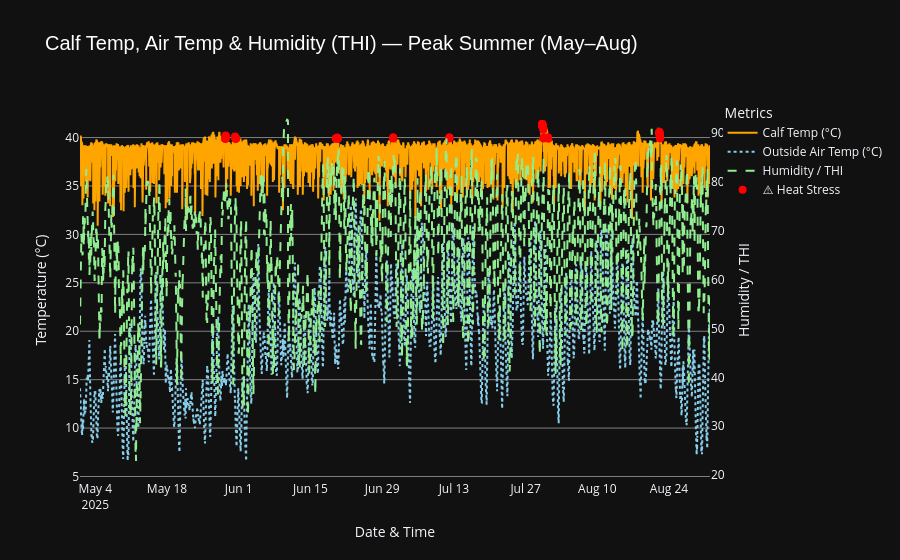
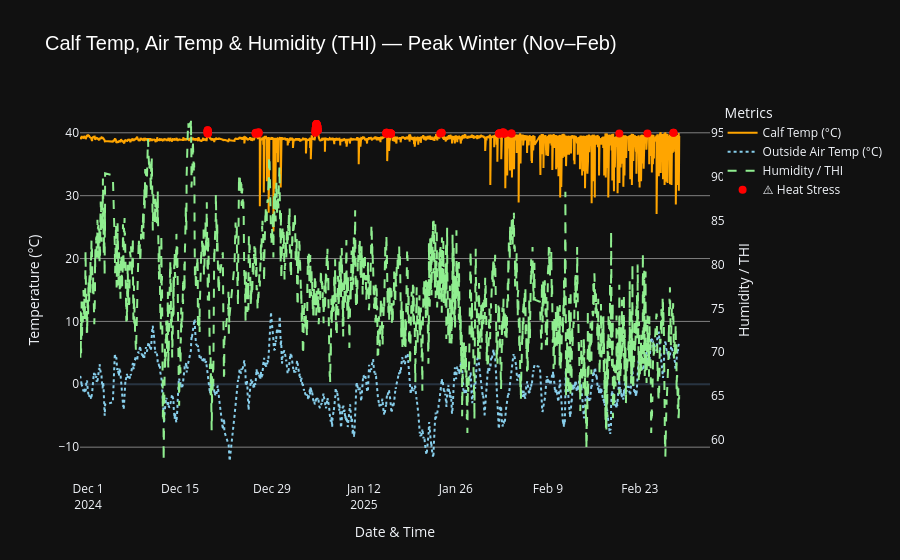

Notebook cell for these charts, in order:
### Code cell
df['month'] = df['datetime'].dt.month


df_summer = df[df['month'].isin([5, 6, 7, 8])]
df_winter = df[df['month'].isin([11, 12, 1, 2])]


TEMP_THRESHOLD = 39.8
THI_THRESHOLD = 74  

def create_temp_plot(data, season_name, color1='orange', color2='skyblue', color3='lightgreen'):
    fig = go.Figure()

    fig.add_trace(go.Scatter(
        x=data['datetime'],
        y=data['temp'],
        mode='lines',
        name='Calf Temp (°C)',
        line=dict(color=color1, width=2)
    ))

    
    fig.add_trace(go.Scatter(
        x=data['datetime'],
        y=data['airTemp'],
        mode='lines',
        name='Outside Air Temp (°C)',
        line=dict(color=color2, width=2, dash='dot')
    ))

    fig.add_trace(go.Scatter(
        x=data['datetime'],
        y=data['humidity'],
        mode='lines',
        name='Humidity / THI',
        yaxis='y2',
        line=dict(color=color3, width=2, dash='dash')
    ))

    
    stress_points = data[(data['temp'] > TEMP_THRESHOLD) & (data['humidity'] > THI_THRESHOLD)]
    fig.add_trace(go.Scatter(
        x=stress_points['datetime'],
        y=stress_points['temp'],
        mode='markers',
        name='⚠️ Heat Stress',
        marker=dict(color='red', size=8, symbol='circle'),
        hovertext=[f"THI={h:.1f}" for h in stress_points['humidity']]
    ))

    
    fig.update_layout(
        title=f'Calf Temp, Air Temp & Humidity (THI) — {season_name}',
        xaxis_title='Date & Time',
        yaxis_title='Temperature (°C)',
        legend_title='Metrics',
        template='plotly_dark',
        hovermode='x unified',
        xaxis=dict(showgrid=False),
        yaxis=dict(showgrid=True, gridcolor='gray'),

    
        yaxis2=dict(
            title='Humidity / THI',
            overlaying='y',
            side='right',
            showgrid=False
        ),
        title_font=dict(size=20, family='Arial', color='white')
    )

    return fig


fig_summer = create_temp_plot(df_summer, "Peak Summer (May–Aug)")
fig_winter = create_temp_plot(df_winter, "Peak Winter (Nov–Feb)")


fig_summer.show()
fig_winter.show()

### Figure 1 — Plotly figure (JSON) as saved in the notebook; plotly's stock layout.template omitted (floating-point values rounded to 4 significant figures; data arrays with more than 128 entries replaced by an {"elided": "..."} marker saying what was removed)
{"data": [{"line": {"color": "orange", "width": 2}, "mode": "lines", "name": "Calf Temp (°C)", "type": "scatter", "x": {"elided": "11660 str values"}, "y": {"elided": "11660 float values"}}, {"line": {"color": "skyblue", "dash": "dot", "width": 2}, "mode": "lines", "name": "Outside Air Temp (°C)", "type": "scatter", "x": {"elided": "11660 str values"}, "y": {"elided": "11660 float values"}}, {"line": {"color": "lightgreen", "dash": "dash", "width": 2}, "mode": "lines", "name": "Humidity / THI", "type": "scatter", "x": {"elided": "11660 str values"}, "y": {"elided": "11660 float values"}, "yaxis": "y2"}, {"hovertext": ["THI=76.6", "THI=76.6", "THI=75.8", "THI=76.2", "THI=76.9", "THI=76.9", "THI=76.4", "THI=77.1", "THI=77.5", "THI=77.5", "THI=77.9", "THI=78.1", "THI=77.1", "THI=77.1", "THI=76.9", "THI=74.7", "THI=74.1", "THI=76.5", "THI=76.8", "THI=76.8", "THI=76.1", "THI=74.7", "THI=74.9", "THI=74.2", "THI=75.0", "THI=74.5", "THI=81.4", "THI=81.4", "THI=81.3", "THI=82.0", "THI=82.9", "THI=84.5", "THI=85.1", "THI=85.3", "THI=83.5", "THI=83.7", "THI=85.1", "THI=85.1", "THI=84.0", "THI=84.6", "THI=84.8", "THI=76.1", "THI=76.1", "THI=76.9", "THI=75.4", "THI=75.4", "THI=75.0", "THI=76.8", "THI=76.1", "THI=76.1", "THI=77.6", "THI=77.1", "THI=78.6", "THI=78.6", "THI=78.4", "THI=78.1", "THI=78.0", "THI=78.0", "THI=78.5", "THI=78.2", "THI=82.3", "THI=82.3", "THI=79.9", "THI=83.6", "THI=78.0", "THI=78.0", "THI=80.8", "THI=83.4", "THI=83.4", "THI=84.5", "THI=84.5", "THI=76.2", "THI=75.9", "THI=77.3", "THI=77.7", "THI=78.5", "THI=74.1", "THI=74.1", "THI=75.4", "THI=76.3", "THI=76.3", "THI=77.2", "THI=75.1", "THI=75.1", "THI=76.2", "THI=77.2", "THI=77.2", "THI=78.0", "THI=78.9", "THI=77.9"], "marker": {"color": "red", "size": 8, "symbol": "circle"}, "mode": "markers", "name": "⚠️ Heat Stress", "type": "scatter", "x": ["2025-05-29T08:14:31", "2025-05-29T08:29:31", "2025-05-29T08:44:31", "2025-05-29T08:59:31", "2025-05-29T09:14:31", "2025-05-29T09:29:31", "2025-05-29T09:44:31", "2025-05-29T09:59:31", "2025-05-29T10:14:31", "2025-05-29T10:29:31", "2025-05-29T10:44:31", "2025-05-29T10:59:31", "2025-05-29T11:14:31", "2025-05-29T11:29:31", "2025-05-29T11:44:31", "2025-05-31T06:44:29", "2025-05-31T06:59:29", "2025-05-31T08:59:29", "2025-05-31T09:14:29", "2025-05-31T09:29:29", "2025-05-31T09:44:29", "2025-05-31T09:59:29", "2025-05-31T10:14:29", "2025-05-31T10:44:29", "2025-05-31T12:29:29", "2025-06-19T21:59:31", "2025-06-20T03:14:31", "2025-06-20T03:29:31", "2025-06-20T03:44:30", "2025-06-20T03:59:30", "2025-06-20T04:29:30", "2025-06-20T04:44:30", "2025-06-20T04:59:30", "2025-06-20T05:14:30", "2025-06-20T06:59:30", "2025-06-20T07:29:30", "2025-06-20T07:44:30", "2025-06-20T08:29:30", "2025-07-01T03:29:36", "2025-07-01T03:44:36", "2025-07-01T03:59:36", "2025-07-12T02:44:42", "2025-07-12T02:59:42", "2025-07-12T03:14:42", "2025-07-30T05:14:42", "2025-07-30T05:29:42", "2025-07-30T05:44:42", "2025-07-30T05:59:42", "2025-07-30T06:14:42", "2025-07-30T06:29:42", "2025-07-30T06:44:42", "2025-07-30T06:59:42", "2025-07-30T07:14:42", "2025-07-30T07:29:42", "2025-07-30T07:44:42", "2025-07-30T07:59:42", "2025-07-30T08:14:42", "2025-07-30T08:29:42", "2025-07-30T08:44:42", "2025-07-30T08:59:42", "2025-07-30T09:14:42", "2025-07-30T09:29:42", "2025-07-30T09:44:42", "2025-07-30T09:59:42", "2025-07-30T10:14:42", "2025-07-30T10:29:42", "2025-07-30T10:44:42", "2025-07-30T10:59:42", "2025-07-30T11:14:42", "2025-07-30T12:14:42", "2025-07-30T12:29:42", "2025-07-30T13:29:42", "2025-07-31T07:44:41", "2025-07-31T07:59:41", "2025-07-31T09:44:41", "2025-07-31T09:59:41", "2025-08-22T02:00:04", "2025-08-22T02:15:04", "2025-08-22T02:45:04", "2025-08-22T03:00:04", "2025-08-22T03:15:04", "2025-08-22T03:30:04", "2025-08-22T03:45:04", "2025-08-22T04:30:04", "2025-08-22T04:45:04", "2025-08-22T05:00:04", "2025-08-22T05:15:04", "2025-08-22T05:30:04", "2025-08-22T05:45:04", "2025-08-22T06:00:04"], "y": [39.9, 39.9, 39.9, 39.9, 39.9, 39.9, 40, 40.1, 40.2, 40.1, 40, 40, 40, 40, 39.9, 40, 40.1, 39.9, 39.9, 39.9, 39.9, 39.9, 39.9, 39.9, 39.9, 39.9, 39.9, 39.9, 39.9, 39.9, 39.9, 39.9, 40, 39.9, 39.9, 39.9, 39.9, 39.9, 39.9, 40, 40, 39.9, 40, 40, 41.3, 41.4, 41.4, 41.4, 41.3, 41.2, 41.2, 41.3, 41.3, 41.3, 41.2, 41.3, 41.1, 41, 41.1, 41.1, 41.1, 41.1, 41, 41, 41, 41, 41, 40.9, 40.8, 39.9, 40, 40, 40, 40, 39.9, 39.9, 40.5, 40.5, 40.5, 40.6, 40.5, 40.5, 40.3, 40.2, 40.1, 40, 40, 40, 40, 39.9]}], "layout": {"hovermode": "x unified", "legend": {"title": {"text": "Metrics"}}, "title": {"font": {"color": "white", "family": "Arial", "size": 20}, "text": "Calf Temp, Air Temp & Humidity (THI) — Peak Summer (May–Aug)"}, "xaxis": {"showgrid": false, "title": {"text": "Date & Time"}}, "yaxis": {"gridcolor": "gray", "showgrid": true, "title": {"text": "Temperature (°C)"}}, "yaxis2": {"overlaying": "y", "showgrid": false, "side": "right", "title": {"text": "Humidity / THI"}}}}

### Figure 2 — Plotly figure (JSON) as saved in the notebook; plotly's stock layout.template omitted (floating-point values rounded to 4 significant figures; data arrays with more than 128 entries replaced by an {"elided": "..."} marker saying what was removed)
{"data": [{"line": {"color": "orange", "width": 2}, "mode": "lines", "name": "Calf Temp (°C)", "type": "scatter", "x": {"elided": "8312 str values"}, "y": {"elided": "8312 float values"}}, {"line": {"color": "skyblue", "dash": "dot", "width": 2}, "mode": "lines", "name": "Outside Air Temp (°C)", "type": "scatter", "x": {"elided": "8312 str values"}, "y": {"elided": "8312 float values"}}, {"line": {"color": "lightgreen", "dash": "dash", "width": 2}, "mode": "lines", "name": "Humidity / THI", "type": "scatter", "x": {"elided": "8312 str values"}, "y": {"elided": "8312 float values"}, "yaxis": "y2"}, {"hovertext": ["THI=79.6", "THI=79.6", "THI=80.3", "THI=77.7", "THI=77.1", "THI=77.1", "THI=75.9", "THI=76.0", "THI=81.4", "THI=81.4", "THI=80.5", "THI=80.5", "THI=80.6", "THI=80.2", "THI=77.1", "THI=76.2", "THI=76.8", "THI=76.3", "THI=77.3", "THI=78.1", "THI=77.7", "THI=77.7", "THI=77.9", "THI=77.7", "THI=77.5", "THI=77.5", "THI=76.1", "THI=75.2", "THI=74.2", "THI=74.2", "THI=74.9", "THI=74.7", "THI=75.2", "THI=75.2", "THI=75.5", "THI=76.2", "THI=77.0", "THI=77.0", "THI=76.4", "THI=75.4", "THI=75.7", "THI=75.7", "THI=76.0", "THI=76.4", "THI=76.7", "THI=76.7", "THI=75.0", "THI=75.2", "THI=75.3", "THI=75.3", "THI=75.4", "THI=76.4", "THI=76.2", "THI=75.9", "THI=82.7", "THI=83.4", "THI=82.7", "THI=82.7", "THI=82.7", "THI=82.5", "THI=82.7", "THI=82.7", "THI=77.8", "THI=76.2", "THI=76.0", "THI=76.0", "THI=76.0", "THI=75.1", "THI=81.3", "THI=77.3", "THI=77.9", "THI=75.0", "THI=75.0", "THI=75.0", "THI=75.2", "THI=75.1", "THI=74.5", "THI=74.7", "THI=75.5", "THI=75.5", "THI=74.4", "THI=74.9", "THI=74.3", "THI=83.7", "THI=84.7", "THI=77.7", "THI=74.2", "THI=75.4", "THI=74.3"], "marker": {"color": "red", "size": 8, "symbol": "circle"}, "mode": "markers", "name": "⚠️ Heat Stress", "type": "scatter", "x": ["2024-12-19T04:13:28", "2024-12-19T04:28:28", "2024-12-19T04:43:28", "2024-12-19T04:58:28", "2024-12-19T05:13:28", "2024-12-19T05:28:28", "2024-12-19T05:43:28", "2024-12-19T05:58:28", "2024-12-19T06:13:28", "2024-12-19T06:28:28", "2024-12-26T12:13:35", "2024-12-26T12:28:35", "2024-12-26T12:43:35", "2024-12-26T12:58:35", "2024-12-26T22:28:34", "2024-12-26T22:43:34", "2024-12-26T22:58:34", "2024-12-26T23:13:34", "2025-01-04T14:43:23", "2025-01-04T14:58:23", "2025-01-04T15:13:23", "2025-01-04T15:28:23", "2025-01-04T15:43:23", "2025-01-04T15:58:23", "2025-01-04T16:13:23", "2025-01-04T16:28:24", "2025-01-04T16:43:24", "2025-01-04T16:58:24", "2025-01-04T17:13:23", "2025-01-04T17:28:23", "2025-01-04T17:43:23", "2025-01-04T17:58:23", "2025-01-04T18:13:23", "2025-01-04T18:28:23", "2025-01-04T18:43:23", "2025-01-04T18:58:23", "2025-01-04T19:13:23", "2025-01-04T19:28:23", "2025-01-04T19:43:23", "2025-01-04T19:58:23", "2025-01-04T20:13:23", "2025-01-04T20:28:23", "2025-01-04T20:43:23", "2025-01-04T20:58:23", "2025-01-04T21:13:23", "2025-01-04T21:28:23", "2025-01-04T21:43:23", "2025-01-04T21:58:23", "2025-01-04T22:13:23", "2025-01-04T22:28:23", "2025-01-04T22:43:23", "2025-01-04T22:58:23", "2025-01-04T23:13:23", "2025-01-04T23:28:23", "2025-01-15T09:43:31", "2025-01-15T09:58:31", "2025-01-15T10:13:31", "2025-01-15T10:28:31", "2025-01-15T10:43:31", "2025-01-15T10:58:31", "2025-01-15T11:13:31", "2025-01-15T11:28:31", "2025-01-16T01:43:30", "2025-01-16T01:58:30", "2025-01-16T02:13:30", "2025-01-16T02:28:30", "2025-01-16T02:43:30", "2025-01-16T02:58:30", "2025-01-23T14:43:37", "2025-01-23T19:43:37", "2025-01-23T19:58:37", "2025-02-01T13:43:27", "2025-02-01T14:13:27", "2025-02-01T14:28:26", "2025-02-01T14:43:26", "2025-02-02T01:58:26", "2025-02-02T02:43:26", "2025-02-02T04:58:26", "2025-02-02T05:13:26", "2025-02-02T05:28:26", "2025-02-02T06:43:26", "2025-02-02T06:58:26", "2025-02-02T10:43:25", "2025-02-03T10:58:24", "2025-02-03T11:13:24", "2025-02-19T20:58:37", "2025-02-24T03:43:32", "2025-02-28T02:43:28", "2025-02-28T02:58:28"], "y": [39.9, 40.1, 40.3, 40.4, 40.4, 40.3, 40.2, 40.1, 40, 39.9, 39.9, 39.9, 40, 39.9, 40, 40, 40.1, 39.9, 40, 40.1, 40.3, 40.4, 40.6, 40.7, 40.8, 40.8, 40.8, 41, 41, 41.1, 41.1, 41.3, 41.3, 41.4, 41.4, 41.4, 41.4, 41.2, 41.1, 41.1, 41, 41, 41.1, 41.1, 41.2, 41, 41, 41, 40.8, 40.7, 40.4, 40.4, 40.5, 40.4, 39.9, 40, 39.9, 39.9, 40, 39.9, 40, 39.9, 39.9, 39.9, 39.9, 39.9, 39.9, 39.9, 39.9, 40, 40, 39.9, 39.9, 39.9, 39.9, 40, 40, 40.1, 40, 39.9, 39.9, 39.9, 39.9, 39.9, 39.9, 39.9, 39.9, 40, 40]}], "layout": {"hovermode": "x unified", "legend": {"title": {"text": "Metrics"}}, "title": {"font": {"color": "white", "family": "Arial", "size": 20}, "text": "Calf Temp, Air Temp & Humidity (THI) — Peak Winter (Nov–Feb)"}, "xaxis": {"showgrid": false, "title": {"text": "Date & Time"}}, "yaxis": {"gridcolor": "gray", "showgrid": true, "title": {"text": "Temperature (°C)"}}, "yaxis2": {"overlaying": "y", "showgrid": false, "side": "right", "title": {"text": "Humidity / THI"}}}}
